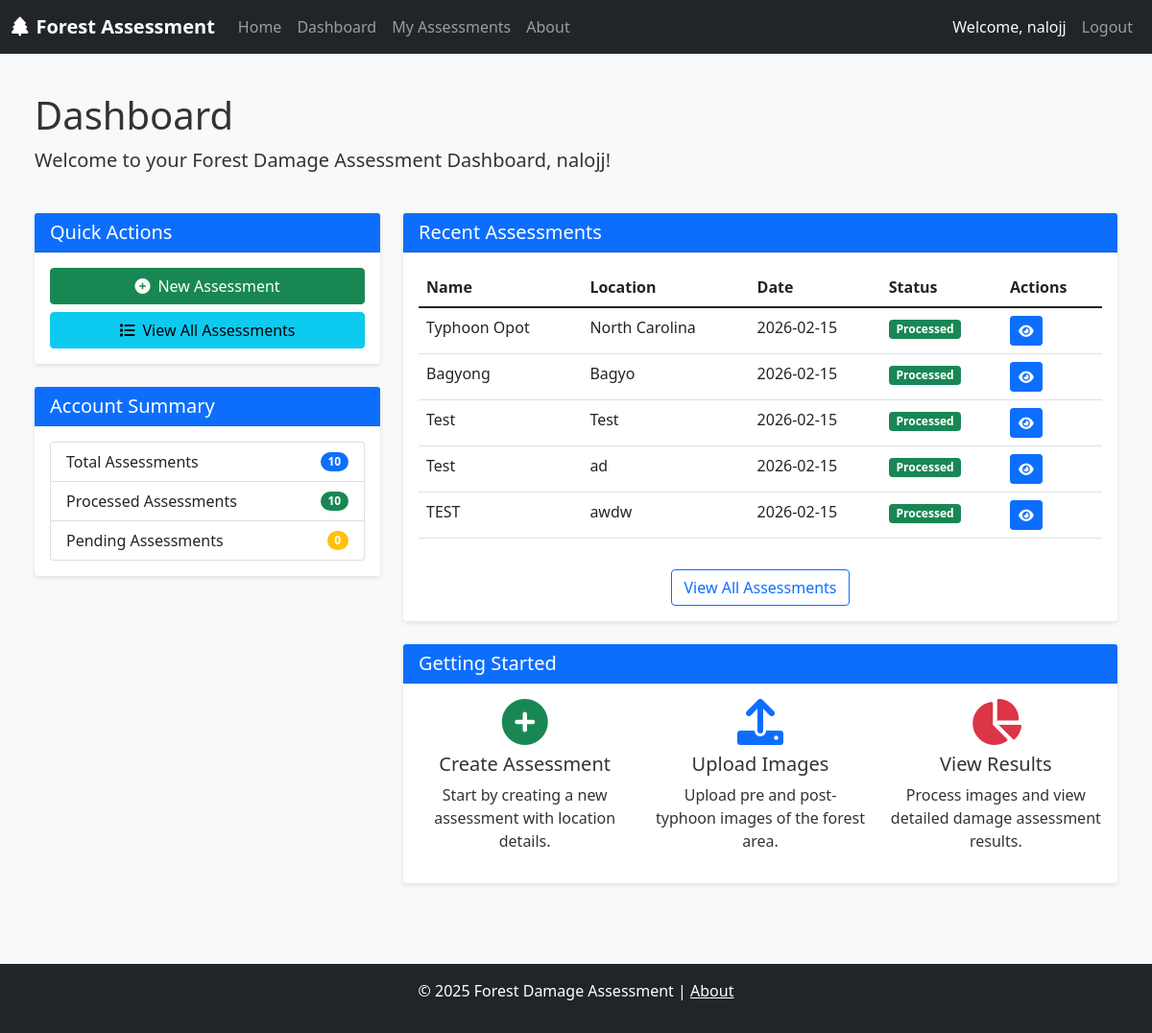
The page /dashboard (signed in) on the database its author committed.
### app/models.py (models this page shows, shortened)
class User(db.Model):
    id = db.Column(db.Integer, primary_key=True)
    username = db.Column(db.String(64), unique=True, nullable=False)
    email = db.Column(db.String(120), unique=True, nullable=False)
    password_hash = db.Column(db.String(128))
    role = db.Column(db.String(20), default='user')
    created_at = db.Column(db.DateTime, default=datetime.utcnow)
    assessments = db.relationship('Assessment', backref='author', lazy=True)

class Assessment(db.Model):
    id = db.Column(db.Integer, primary_key=True)
    title = db.Column(db.String(100), nullable=False)
    location = db.Column(db.String(100), nullable=False)
    description = db.Column(db.Text, nullable=True)
    typhoon_name = db.Column(db.String(50), nullable=True)
    typhoon_date = db.Column(db.Date, nullable=True)
    pre_image_path = db.Column(db.String(255), nullable=True)
    post_image_path = db.Column(db.String(255), nullable=True)
    segmented_image_path = db.Column(db.String(255), nullable=True)
    forest_area_before = db.Column(db.Float, nullable=True)
    forest_area_after = db.Column(db.Float, nullable=True)
    damage_percentage = db.Column(db.Float, nullable=True)
    additional_data = db.Column(db.Text, nullable=True)
    created_at = db.Column(db.DateTime, default=datetime.utcnow)
    updated_at = db.Column(db.DateTime, default=datetime.utcnow, onupdate=datetime.utcnow)
    user_id = db.Column(db.Integer, db.ForeignKey('user.id'), nullable=False)
    @property
    def name(self):
        return self.title
    @property
    def date(self):
        return self.created_at
    @property
    def pre_image(self):
        return self.pre_image_path
    @property
    def post_image(self):
        return self.post_image_path
    @property
    def processed(self):
        return self.damage_percentage is not None
    @property
    def processed_date(self):
        return self.updated_at
    @property
    def pre_vis_path(self):
        return self.segmented_image_path
    @property
    def post_vis_path(self):
        import json
        if self.additional_data and 'post_vis_path' in json.loads(self.additional_data or '{}'):
            return json.loads(self.additional_data)['post_vis_path']
        return None
    @property
    def change_vis_path(self):
        import json
        if self.additional_data and 'change_vis_path' in json.loads(self.additional_data or '{}'):
            return json.loads(self.additional_data)['change_vis_path']
        return None

### app/routes.py (the view)
@app.route('/dashboard')
@login_required
def dashboard():
    assessments = Assessment.query.filter_by(user_id=current_user.id).all()
    return render_template('dashboard.html', title='Dashboard', assessments=assessments)

### app/models.py (called while the page is built)
@login_manager.user_loader
def load_user(user_id):
    return User.query.get(int(user_id))

### app/templates/dashboard.html (shortened to what this page needs)
{% extends "layout.html" %}
{% block content %}
<div class="container mt-4">
    <div class="row">
        <div class="col-md-12">
            <h1>Dashboard</h1>
            <p class="lead">Welcome to your Forest Damage Assessment Dashboard, {{ current_user.username }}!</p>
        </div>
    </div>
    <div class="row mt-4">
        <div class="col-md-4">
            <div class="card">
                <div class="card-header bg-primary text-white">
                    <h5 class="mb-0">Quick Actions</h5>
                </div>
                <div class="card-body">
                    <div class="d-grid gap-2">
                        <a href="{{ url_for('new_assessment') }}" class="btn btn-success">
                            <i class="fas fa-plus-circle me-2"></i>New Assessment
                        </a>
                        <a href="{{ url_for('assessments') }}" class="btn btn-info">
                            <i class="fas fa-list me-2"></i>View All Assessments
                        </a>
                    </div>
                </div>
            </div>
            <div class="card mt-4">
                <div class="card-header bg-primary text-white">
                    <h5 class="mb-0">Account Summary</h5>
                </div>
                <div class="card-body">
                    <ul class="list-group">
                        <li class="list-group-item d-flex justify-content-between align-items-center">
                            Total Assessments
                            <span class="badge bg-primary rounded-pill">{{ assessments|length }}</span>
                        </li>
                        <li class="list-group-item d-flex justify-content-between align-items-center">
                            Processed Assessments
                            <span class="badge bg-success rounded-pill">{{ assessments|selectattr('processed', 'equalto', true)|list|length }}</span>
                        </li>
                        <li class="list-group-item d-flex justify-content-between align-items-center">
                            Pending Assessments
                            <span class="badge bg-warning rounded-pill">{{ assessments|selectattr('processed', 'equalto', false)|list|length }}</span>
                        </li>
                    </ul>
                </div>
            </div>
        </div>
        <div class="col-md-8">
            <div class="card">
                <div class="card-header bg-primary text-white">
                    <h5 class="mb-0">Recent Assessments</h5>
                </div>
                <div class="card-body">
                    {% if assessments %}
                    <div class="table-responsive">
                        <table class="table table-hover">
                            <thead>
                                <tr>
                                    <th>Name</th>
                                    <th>Location</th>
                                    <th>Date</th>
                                    <th>Status</th>
                                    <th>Actions</th>
                                </tr>
                            </thead>
                            <tbody>
                                {% for assessment in assessments[:5] %}
                                <tr>
                                    <td>{{ assessment.name }}</td>
                                    <td>{{ assessment.location }}</td>
                                    <td>{{ assessment.date.strftime('%Y-%m-%d') }}</td>
                                    <td>
                                        {% if assessment.processed %}
                                        <span class="badge bg-success">Processed</span>
                                        {% else %}
                                        <span class="badge bg-warning">Pending</span>
                                        {% endif %}
                                    </td>
                                    <td>
                                        {% if assessment.processed %}
                                        <a href="{{ url_for('assessment_view', assessment_id=assessment.id) }}" class="btn btn-sm btn-primary">
                                            <i class="fas fa-eye"></i>
                                        </a>
                                        {% else %}
                                        <a href="{{ url_for('assessment_upload', assessment_id=assessment.id) }}" class="btn btn-sm btn-warning">
                                            <i class="fas fa-upload"></i>
                                        </a>
                                        {% endif %}
                                    </td>
                                </tr>
                                {% endfor %}
                            </tbody>
                        </table>
                    </div>
                    {% if assessments|length > 5 %}
                    <div class="text-center mt-3">
                        <a href="{{ url_for('assessments') }}" class="btn btn-outline-primary">View All Assessments</a>
                    </div>
                    {% endif %}
                    {% else %}
                    <div class="alert alert-info">
                        <p class="mb-0">You don't have any assessments yet. <a href="{{ url_for('new_assessment') }}">Create your first assessment</a>.</p>
                    </div>
                    {% endif %}
                </div>
            </div>
            <div class="card mt-4">
                <div class="card-header bg-primary text-white">
                    <h5 class="mb-0">Getting Started</h5>
                </div>
                <div class="card-body">
                    <div class="row">
                        <div class="col-md-4">
                            <div class="text-center mb-3">
                                <i class="fas fa-plus-circle fa-3x text-success"></i>
                                <h5 class="mt-2">Create Assessment</h5>
                                <p>Start by creating a new assessment with location details.</p>
                            </div>
                        </div>
                        <div class="col-md-4">
                            <div class="text-center mb-3">
                                <i class="fas fa-upload fa-3x text-primary"></i>
                                <h5 class="mt-2">Upload Images</h5>
                                <p>Upload pre and post-typhoon images of the forest area.</p>
                            </div>
                        </div>
                        <div class="col-md-4">
                            <div class="text-center mb-3">
                                <i class="fas fa-chart-pie fa-3x text-danger"></i>
                                <h5 class="mt-2">View Results</h5>
                                <p>Process images and view detailed damage assessment results.</p>
                            </div>
                        </div>
                    </div>
                </div>
            </div>
        </div>
    </div>
</div>
{% endblock %}

### app/templates/layout.html (shortened to what this page needs)
<!DOCTYPE html>
<html lang="en">
<head>
    <link href="https://cdn.jsdelivr.net/npm/bootstrap@5.1.3/dist/css/bootstrap.min.css" rel="stylesheet">
    <link rel="stylesheet" href="https://cdnjs.cloudflare.com/ajax/libs/font-awesome/6.0.0-beta3/css/all.min.css">
    <link rel="stylesheet" href="{{ url_for('static', filename='css/main.css') }}">
</head>
<body>
    <header>
        <nav class="navbar navbar-expand-lg navbar-dark bg-dark">
            <div class="container">
                <a class="navbar-brand" href="{{ url_for('home') }}">
                    <i class="fas fa-tree me-2"></i>Forest Assessment
                </a>
                <div class="collapse navbar-collapse" id="navbarNav">
                    <ul class="navbar-nav me-auto">
                        <li class="nav-item">
                            <a class="nav-link" href="{{ url_for('home') }}">Home</a>
                        </li>
                        {% if current_user.is_authenticated %}
                        <li class="nav-item">
                            <a class="nav-link" href="{{ url_for('dashboard') }}">Dashboard</a>
                        </li>
                        <li class="nav-item">
                            <a class="nav-link" href="{{ url_for('assessments') }}">My Assessments</a>
                        </li>
                        {% endif %}
                        <li class="nav-item">
                            <a class="nav-link" href="{{ url_for('about') }}">About</a>
                        </li>
                    </ul>
                    <div class="navbar-nav">
                        {% if current_user.is_authenticated %}
                        <span class="nav-item nav-link text-light">Welcome, {{ current_user.username }}</span>
                        <a class="nav-link" href="{{ url_for('logout') }}">Logout</a>
                        {% else %}
                        <a class="nav-link" href="{{ url_for('login') }}">Login</a>
                        <a class="nav-link" href="{{ url_for('register') }}">Register</a>
                        {% endif %}
                    </div>
                </div>
            </div>
        </nav>
    </header>
    <main role="main" class="container-fluid py-3">
        <div class="row">
            <div class="col-md-12">
                {% block content %}{% endblock %}
            </div>
        </div>
    </main>
    <footer class="bg-dark text-white mt-5 py-3">
        <div class="container text-center">
            <p>&copy; 2025 Forest Damage Assessment | <a href="{{ url_for('about') }}" class="text-white">About</a></p>
        </div>
    </footer>
</body>
</html>

### app/static/css/main.css (style rules this page uses)
body { font-family: 'Segoe UI', Tahoma, Geneva, Verdana, sans-serif; background-color: #f8f9fa; color: #333; }
.container { max-width: 1200px; }
.navbar-brand { font-weight: bold; }
.card { box-shadow: 0 2px 5px rgba(0, 0, 0, 0.1); border: none; margin-bottom: 20px; }
.card-header { font-weight: bold; }
footer { margin-top: 50px; padding: 20px 0; }

### rows shown on the page
User: username "nalojj"
Assessment: name "Typhoon Opot", location "North Carolina", date "2026-02-15", damage_percentage "Processed"
Assessment: name "Bagyong", location "Bagyo", date "2026-02-15", damage_percentage "Processed"
Assessment: name "Test", location "Test", date "2026-02-15", damage_percentage "Processed"
Assessment: name "Test", location "ad", date "2026-02-15", damage_percentage "Processed"
Assessment: name "TEST", location "awdw", date "2026-02-15", damage_percentage "Processed"

### other values the page prints
{{ assessments|length }} "10"
{{ assessments|selectattr('processed', 'equalto', true)|list|length }} "10"
{{ assessments|selectattr('processed', 'equalto', false)|list|length }} "0"
